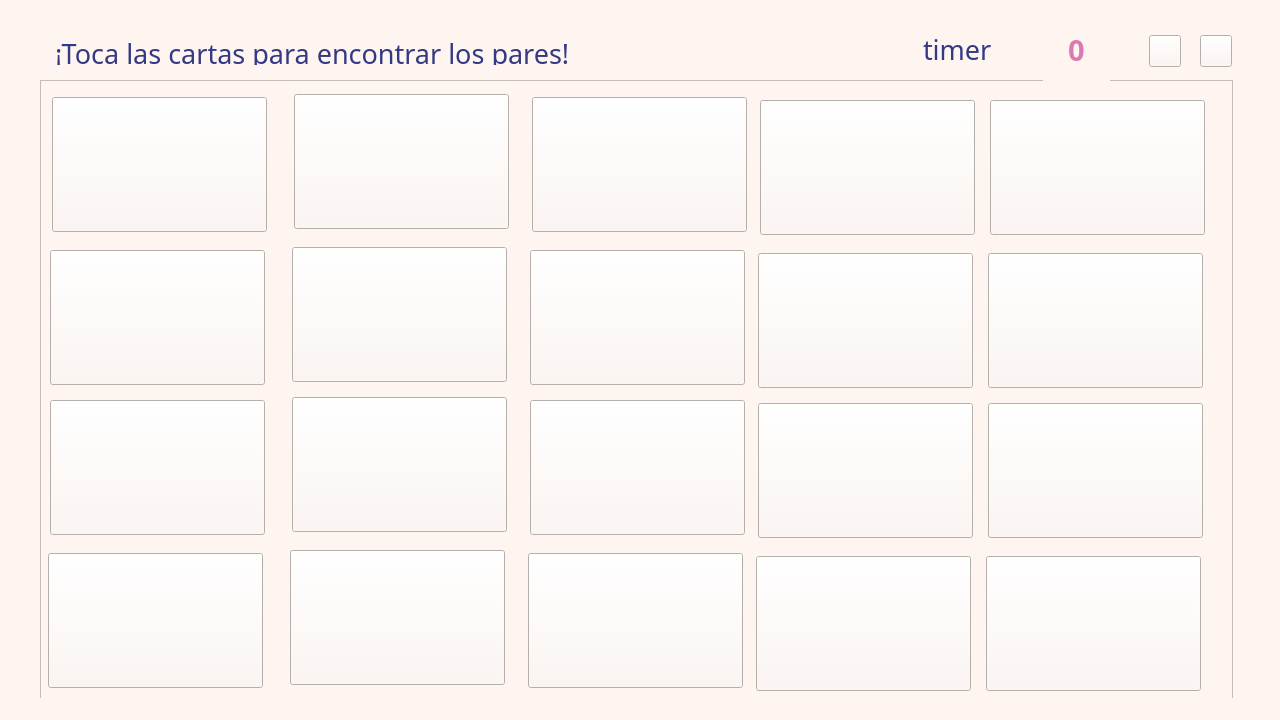
<?xml version="1.0" encoding="UTF-8"?>
<ui version="4.0">
 <class>MemoryGame</class>
 <widget class="QMainWindow" name="MemoryGame">
  <property name="geometry">
   <rect>
    <x>0</x>
    <y>0</y>
    <width>1280</width>
    <height>720</height>
   </rect>
  </property>
  <property name="font">
   <font>
    <family>Montserrat</family>
    <bold>true</bold>
   </font>
  </property>
  <property name="windowTitle">
   <string>NeuroGame - Memoria</string>
  </property>
  <property name="styleSheet">
   <string notr="true">background-color: rgb(254, 245, 240);</string>
  </property>
  <widget class="QWidget" name="centralwidget">
   <widget class="QFrame" name="frame">
    <property name="geometry">
     <rect>
      <x>40</x>
      <y>80</y>
      <width>1193</width>
      <height>625</height>
     </rect>
    </property>
    <property name="frameShape">
     <enum>QFrame::Shape::StyledPanel</enum>
    </property>
    <property name="frameShadow">
     <enum>QFrame::Shadow::Raised</enum>
    </property>
    <widget class="QPushButton" name="card_1">
     <property name="geometry">
      <rect>
       <x>12</x>
       <y>17</y>
       <width>215</width>
       <height>135</height>
      </rect>
     </property>
     <property name="cursor">
      <cursorShape>PointingHandCursor</cursorShape>
     </property>
     <property name="styleSheet">
      <string notr="true">background-image: url(:/assets/images/pattern.png);

</string>
     </property>
     <property name="text">
      <string/>
     </property>
    </widget>
    <widget class="QPushButton" name="card_16">
     <property name="geometry">
      <rect>
       <x>10</x>
       <y>170</y>
       <width>215</width>
       <height>135</height>
      </rect>
     </property>
     <property name="cursor">
      <cursorShape>PointingHandCursor</cursorShape>
     </property>
     <property name="styleSheet">
      <string notr="true">background-image: url(:/assets/images/pattern.png);
</string>
     </property>
     <property name="text">
      <string/>
     </property>
    </widget>
    <widget class="QPushButton" name="card_3">
     <property name="geometry">
      <rect>
       <x>8</x>
       <y>473</y>
       <width>215</width>
       <height>135</height>
      </rect>
     </property>
     <property name="cursor">
      <cursorShape>PointingHandCursor</cursorShape>
     </property>
     <property name="styleSheet">
      <string notr="true">background-image: url(:/assets/images/pattern.png);</string>
     </property>
     <property name="text">
      <string/>
     </property>
    </widget>
    <widget class="QPushButton" name="card_4">
     <property name="geometry">
      <rect>
       <x>10</x>
       <y>320</y>
       <width>215</width>
       <height>135</height>
      </rect>
     </property>
     <property name="cursor">
      <cursorShape>PointingHandCursor</cursorShape>
     </property>
     <property name="styleSheet">
      <string notr="true">background-image: url(:/assets/images/pattern.png);</string>
     </property>
     <property name="text">
      <string/>
     </property>
    </widget>
    <widget class="QPushButton" name="card_19">
     <property name="geometry">
      <rect>
       <x>252</x>
       <y>167</y>
       <width>215</width>
       <height>135</height>
      </rect>
     </property>
     <property name="cursor">
      <cursorShape>PointingHandCursor</cursorShape>
     </property>
     <property name="styleSheet">
      <string notr="true">background-image: url(:/assets/images/pattern.png);</string>
     </property>
     <property name="text">
      <string/>
     </property>
    </widget>
    <widget class="QPushButton" name="card_6">
     <property name="geometry">
      <rect>
       <x>252</x>
       <y>317</y>
       <width>215</width>
       <height>135</height>
      </rect>
     </property>
     <property name="cursor">
      <cursorShape>PointingHandCursor</cursorShape>
     </property>
     <property name="styleSheet">
      <string notr="true">background-image: url(:/assets/images/pattern.png);</string>
     </property>
     <property name="text">
      <string/>
     </property>
    </widget>
    <widget class="QPushButton" name="card_2">
     <property name="geometry">
      <rect>
       <x>254</x>
       <y>14</y>
       <width>215</width>
       <height>135</height>
      </rect>
     </property>
     <property name="cursor">
      <cursorShape>PointingHandCursor</cursorShape>
     </property>
     <property name="styleSheet">
      <string notr="true">background-image: url(:/assets/images/pattern.png);</string>
     </property>
     <property name="text">
      <string/>
     </property>
    </widget>
    <widget class="QPushButton" name="card_8">
     <property name="geometry">
      <rect>
       <x>250</x>
       <y>470</y>
       <width>215</width>
       <height>135</height>
      </rect>
     </property>
     <property name="cursor">
      <cursorShape>PointingHandCursor</cursorShape>
     </property>
     <property name="styleSheet">
      <string notr="true">background-image: url(:/assets/images/pattern.png);</string>
     </property>
     <property name="text">
      <string/>
     </property>
    </widget>
    <widget class="QPushButton" name="card_5">
     <property name="geometry">
      <rect>
       <x>492</x>
       <y>17</y>
       <width>215</width>
       <height>135</height>
      </rect>
     </property>
     <property name="cursor">
      <cursorShape>PointingHandCursor</cursorShape>
     </property>
     <property name="styleSheet">
      <string notr="true">background-image: url(:/assets/images/pattern.png);</string>
     </property>
     <property name="text">
      <string/>
     </property>
    </widget>
    <widget class="QPushButton" name="card_10">
     <property name="geometry">
      <rect>
       <x>490</x>
       <y>170</y>
       <width>215</width>
       <height>135</height>
      </rect>
     </property>
     <property name="cursor">
      <cursorShape>PointingHandCursor</cursorShape>
     </property>
     <property name="styleSheet">
      <string notr="true">background-image: url(:/assets/images/pattern.png);</string>
     </property>
     <property name="text">
      <string/>
     </property>
    </widget>
    <widget class="QPushButton" name="card_11">
     <property name="geometry">
      <rect>
       <x>488</x>
       <y>473</y>
       <width>215</width>
       <height>135</height>
      </rect>
     </property>
     <property name="cursor">
      <cursorShape>PointingHandCursor</cursorShape>
     </property>
     <property name="styleSheet">
      <string notr="true">background-image: url(:/assets/images/pattern.png);</string>
     </property>
     <property name="text">
      <string/>
     </property>
    </widget>
    <widget class="QPushButton" name="card_12">
     <property name="geometry">
      <rect>
       <x>490</x>
       <y>320</y>
       <width>215</width>
       <height>135</height>
      </rect>
     </property>
     <property name="cursor">
      <cursorShape>PointingHandCursor</cursorShape>
     </property>
     <property name="styleSheet">
      <string notr="true">background-image: url(:/assets/images/pattern.png);</string>
     </property>
     <property name="text">
      <string/>
     </property>
    </widget>
    <widget class="QPushButton" name="card_13">
     <property name="geometry">
      <rect>
       <x>718</x>
       <y>173</y>
       <width>215</width>
       <height>135</height>
      </rect>
     </property>
     <property name="cursor">
      <cursorShape>PointingHandCursor</cursorShape>
     </property>
     <property name="styleSheet">
      <string notr="true">background-image: url(:/assets/images/pattern.png);</string>
     </property>
     <property name="text">
      <string/>
     </property>
    </widget>
    <widget class="QPushButton" name="card_14">
     <property name="geometry">
      <rect>
       <x>718</x>
       <y>323</y>
       <width>215</width>
       <height>135</height>
      </rect>
     </property>
     <property name="cursor">
      <cursorShape>PointingHandCursor</cursorShape>
     </property>
     <property name="styleSheet">
      <string notr="true">background-image: url(:/assets/images/pattern.png);</string>
     </property>
     <property name="text">
      <string/>
     </property>
    </widget>
    <widget class="QPushButton" name="card_15">
     <property name="geometry">
      <rect>
       <x>716</x>
       <y>476</y>
       <width>215</width>
       <height>135</height>
      </rect>
     </property>
     <property name="cursor">
      <cursorShape>PointingHandCursor</cursorShape>
     </property>
     <property name="styleSheet">
      <string notr="true">background-image: url(:/assets/images/pattern.png);</string>
     </property>
     <property name="text">
      <string/>
     </property>
    </widget>
    <widget class="QPushButton" name="card_7">
     <property name="geometry">
      <rect>
       <x>720</x>
       <y>20</y>
       <width>215</width>
       <height>135</height>
      </rect>
     </property>
     <property name="cursor">
      <cursorShape>PointingHandCursor</cursorShape>
     </property>
     <property name="styleSheet">
      <string notr="true">background-image: url(:/assets/images/pattern.png);</string>
     </property>
     <property name="text">
      <string/>
     </property>
    </widget>
    <widget class="QPushButton" name="card_17">
     <property name="geometry">
      <rect>
       <x>948</x>
       <y>173</y>
       <width>215</width>
       <height>135</height>
      </rect>
     </property>
     <property name="cursor">
      <cursorShape>PointingHandCursor</cursorShape>
     </property>
     <property name="styleSheet">
      <string notr="true">background-image: url(:/assets/images/pattern.png);</string>
     </property>
     <property name="text">
      <string/>
     </property>
    </widget>
    <widget class="QPushButton" name="card_18">
     <property name="geometry">
      <rect>
       <x>948</x>
       <y>323</y>
       <width>215</width>
       <height>135</height>
      </rect>
     </property>
     <property name="cursor">
      <cursorShape>PointingHandCursor</cursorShape>
     </property>
     <property name="styleSheet">
      <string notr="true">background-image: url(:/assets/images/pattern.png);</string>
     </property>
     <property name="text">
      <string/>
     </property>
    </widget>
    <widget class="QPushButton" name="card_9">
     <property name="geometry">
      <rect>
       <x>950</x>
       <y>20</y>
       <width>215</width>
       <height>135</height>
      </rect>
     </property>
     <property name="cursor">
      <cursorShape>PointingHandCursor</cursorShape>
     </property>
     <property name="styleSheet">
      <string notr="true">background-image: url(:/assets/images/pattern.png);</string>
     </property>
     <property name="text">
      <string/>
     </property>
    </widget>
    <widget class="QPushButton" name="card_20">
     <property name="geometry">
      <rect>
       <x>946</x>
       <y>476</y>
       <width>215</width>
       <height>135</height>
      </rect>
     </property>
     <property name="cursor">
      <cursorShape>PointingHandCursor</cursorShape>
     </property>
     <property name="styleSheet">
      <string notr="true">background-image: url(:/assets/images/pattern.png);</string>
     </property>
     <property name="text">
      <string/>
     </property>
    </widget>
   </widget>
   <widget class="QLabel" name="timer_text">
    <property name="geometry">
     <rect>
      <x>923</x>
      <y>34</y>
      <width>91</width>
      <height>31</height>
     </rect>
    </property>
    <property name="font">
     <font>
      <family>Montserrat</family>
      <pointsize>20</pointsize>
      <bold>false</bold>
     </font>
    </property>
    <property name="styleSheet">
     <string notr="true">color: rgb(51, 57, 132);</string>
    </property>
    <property name="text">
     <string>timer</string>
    </property>
   </widget>
   <widget class="QLabel" name="Score">
    <property name="geometry">
     <rect>
      <x>1043</x>
      <y>17</y>
      <width>67</width>
      <height>66</height>
     </rect>
    </property>
    <property name="font">
     <font>
      <family>Montserrat</family>
      <pointsize>22</pointsize>
      <bold>true</bold>
     </font>
    </property>
    <property name="styleSheet">
     <string notr="true">border-image: url(:/assets/images/star.png);
color: rgb(221, 122, 179);</string>
    </property>
    <property name="text">
     <string>&lt;html&gt;&lt;head/&gt;&lt;body&gt;&lt;p&gt;0&lt;/p&gt;&lt;/body&gt;&lt;/html&gt;</string>
    </property>
    <property name="alignment">
     <set>Qt::AlignmentFlag::AlignCenter</set>
    </property>
   </widget>
   <widget class="QPushButton" name="music">
    <property name="geometry">
     <rect>
      <x>1149</x>
      <y>35</y>
      <width>32</width>
      <height>32</height>
     </rect>
    </property>
    <property name="cursor">
     <cursorShape>PointingHandCursor</cursorShape>
    </property>
    <property name="styleSheet">
     <string notr="true">border-image: url(:/assets/images/music.png);</string>
    </property>
    <property name="text">
     <string/>
    </property>
   </widget>
   <widget class="QLabel" name="label">
    <property name="geometry">
     <rect>
      <x>55</x>
      <y>41</y>
      <width>581</width>
      <height>24</height>
     </rect>
    </property>
    <property name="font">
     <font>
      <family>Montserrat</family>
      <pointsize>20</pointsize>
     </font>
    </property>
    <property name="styleSheet">
     <string notr="true">color: rgb(51, 57, 132);</string>
    </property>
    <property name="text">
     <string>¡Toca las cartas para encontrar los pares!</string>
    </property>
   </widget>
   <widget class="QPushButton" name="sound">
    <property name="geometry">
     <rect>
      <x>1200</x>
      <y>35</y>
      <width>32</width>
      <height>32</height>
     </rect>
    </property>
    <property name="styleSheet">
     <string notr="true">border-image: url(:/assets/images/volume_down.png);</string>
    </property>
    <property name="text">
     <string/>
    </property>
   </widget>
  </widget>
  <widget class="QStatusBar" name="statusbar"/>
 </widget>
 <resources/>
 <connections/>
</ui>
